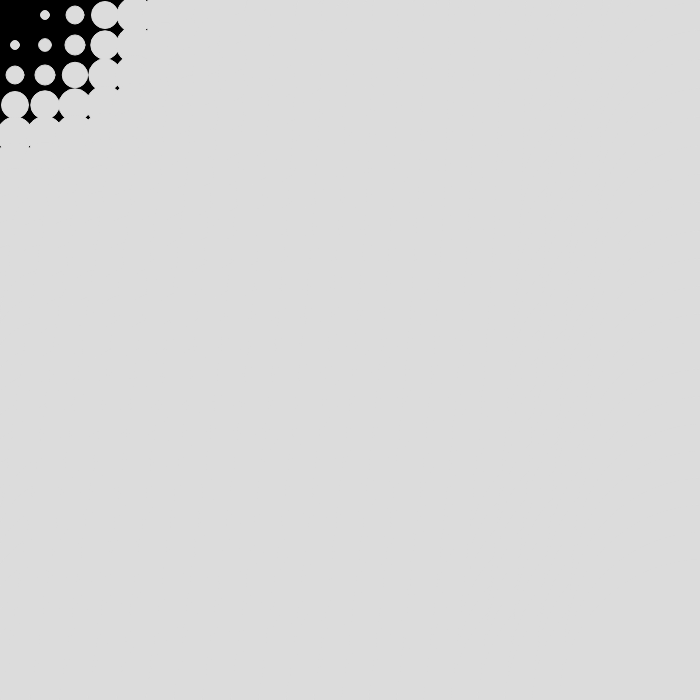
Frame 1 (no input)
Frame 60 (no input): identical to frame 1, image omitted
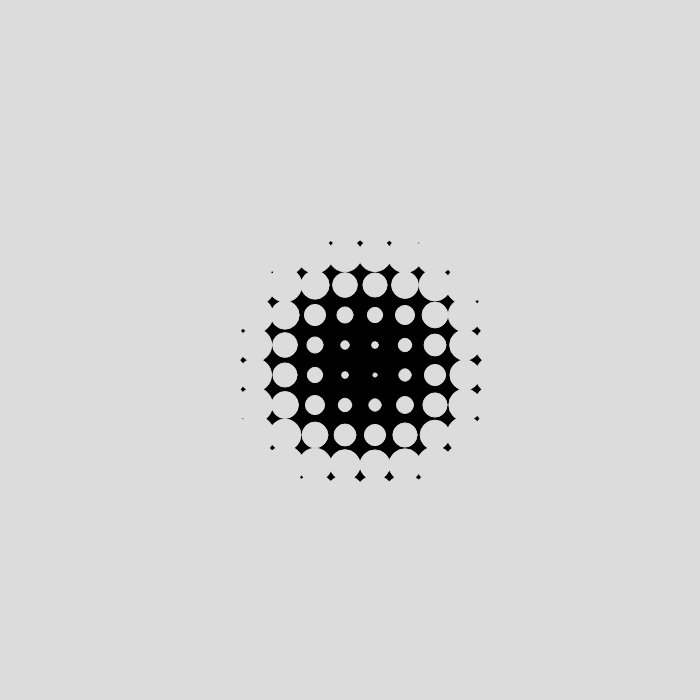
Frame 120 (the mouse pressed at the canvas centre since frame 60)

The p5.js sketch that drew these frames (run headless with seeded random() and noise() and a simulated clock; from frame 60 on, the mouse is pressed at the canvas centre):

// p5.js sketch
// ── sketch.js
//variables
let columnas;let filas;
let espaciado = 30;
//el tamaño queda como "[]" para así poner condiciones dentro de este.
let tamaño = [];
let escala = 0.30;
//variables de color
let r = 220;
let g = 220;
let b = 220;
//colores trazo
let R = 220;
let G = 220;
let B = 220;

function setup() {
  
  createCanvas(700, 700);
  
  colorMode(RGB);
  
  //número de columnas
  columnas = width/espaciado;
  filas = height/espaciado;
  
  //neceario para repetir lo circulos en el loop.
  ellipseMode(CENTER);
}

function draw() {
  background(0);
  
  //nested loops
  
  //en este caso necesito que se repitan las columnas para así tener los círculos alineados a través de todo el canva.
  
 for (let i=0; i<columnas; i++){
   tamaño[i] = [];
   for(let j=0; j<filas; j++){
     
     //utilicé el comando dist para el momento en el que se mueva el mouse se vayan achicando los círculos cercanos.
     tamaño[i][j] = (dist(mouseX, mouseY, i*espaciado, j*espaciado))*escala;
     stroke(R,G,B);
     fill(r,g,b);
     ellipse(espaciado/2 + i*espaciado, espaciado/2 + j*espaciado, tamaño[i][j]);
    }  
   }
 } 

//condicionales
//cambiar colores con las teclas

//cambiar colores del relleno
function keyPressed(){
  if (key === 'a'){
    r = random(255);
    g = random(255);
    b = random(255);
  }
//cambiar colores del trazo  
  if (key === 'd'){
    R = random(250);
    G = random(250);
    B = random(250);
  }
//desactivar colores del relleno
  if (key === 'w'){
    r = 255;
    g = 255;
    b = 255;
  }
  //desactivar colores del trazo
  if (key === 's'){
    R = 255;
    G = 255;
    B = 255;
  }
}
